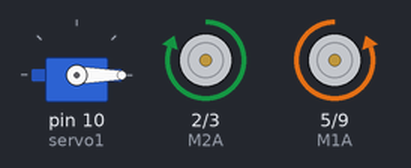
The sketch below on a simulated Arduino Uno, built with avr-gcc and run on an emulated ATmega328P. Shown: servo, motor-driver pin pairs drawn as motors (green arrow = first pin HIGH = forward, orange = second pin HIGH = backward, longer = more drive).

Above: at 0.05 s.
At 4.5 s:
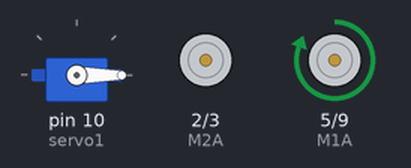
At 6.75 s:
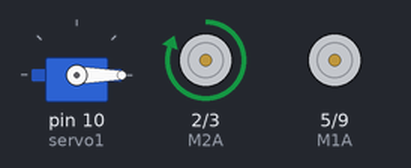
At 9.0 s:
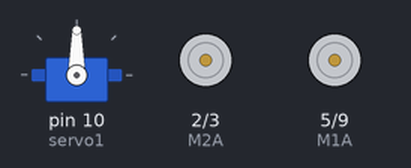
Timing chart, 0 to 11.7 s (numbered marks = the images above):
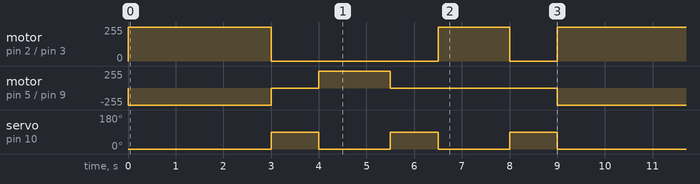

The sketch:

KinyOne.ino
```cpp
/* Programa del KinyOne.
 *  Programador: Luis Rolando Colop Tzoc  -CTEISA 18/03/2023 11:48
 *  NUEVO DISE;O,
 *  Acciones: Servo, motorreductor, bluettoh.
*/

//Declaraciones de librerias.
#include <Servo.h>

//Declaraciones de pines a utilizar de motores.
Servo servo1;
int M1A = 5;
int M1B = 9;
int M2A = 2;
int M2B = 3;

void setup() {
  //MODO DE PINES:
  pinMode(M1A, OUTPUT);
  pinMode(M1B, OUTPUT);
  pinMode(M2A, OUTPUT);
  pinMode(M2B, OUTPUT);
  servo1.attach(10);

}

void loop() {
  // put your main code here, to run repeatedly:
  digitalWrite(M1A, LOW);
  digitalWrite(M1B, HIGH);
   digitalWrite(M2A, HIGH);
  digitalWrite(M2B, LOW);
  servo1.write(0);
  delay(1500);
   delay(1500);
  digitalWrite(M1A, LOW);
  digitalWrite(M1B, LOW);
   digitalWrite(M2A, LOW);
  digitalWrite(M2B, LOW);
  servo1.write(90);
  delay(1000);
  digitalWrite(M1A, HIGH);
  digitalWrite(M1B, LOW);
   digitalWrite(M2A, LOW);
  digitalWrite(M2B, LOW);
  servo1.write(0);
   delay(1500);
  digitalWrite(M1A, LOW);
  digitalWrite(M1B, LOW);
   digitalWrite(M2A, LOW);
  digitalWrite(M2B, LOW);
  servo1.write(90);
  delay(1000);
   digitalWrite(M1A, LOW);
  digitalWrite(M1B, LOW);
   digitalWrite(M2A, HIGH);
  digitalWrite(M2B, LOW);
  servo1.write(0);
   delay(1500);
   digitalWrite(M1A, LOW);
  digitalWrite(M1B, LOW);
   digitalWrite(M2A, LOW);
  digitalWrite(M2B, LOW);
  servo1.write(90);
  delay(1000);

}
```

Measured:
- by itself, motor on pin 2 (M2A) / pin 3 (M2B): repeats every 9.0 s: stopped 3.5 s, forward 255/255 1.5 s, stopped 1.0 s, forward 255/255 3.0 s
- by itself, motor on pin 5 (M1A) / pin 9 (M1B): repeats every 9.0 s: stopped 1.0 s, forward 255/255 1.5 s, stopped 3.5 s, backward 255/255 3.0 s
- by itself, servo on pin 10 (servo1): repeats every 9.0 s: 2 × (0° 1.5 s, 90° 1.0 s), 0° 3.0 s, 90° 1.0 s
